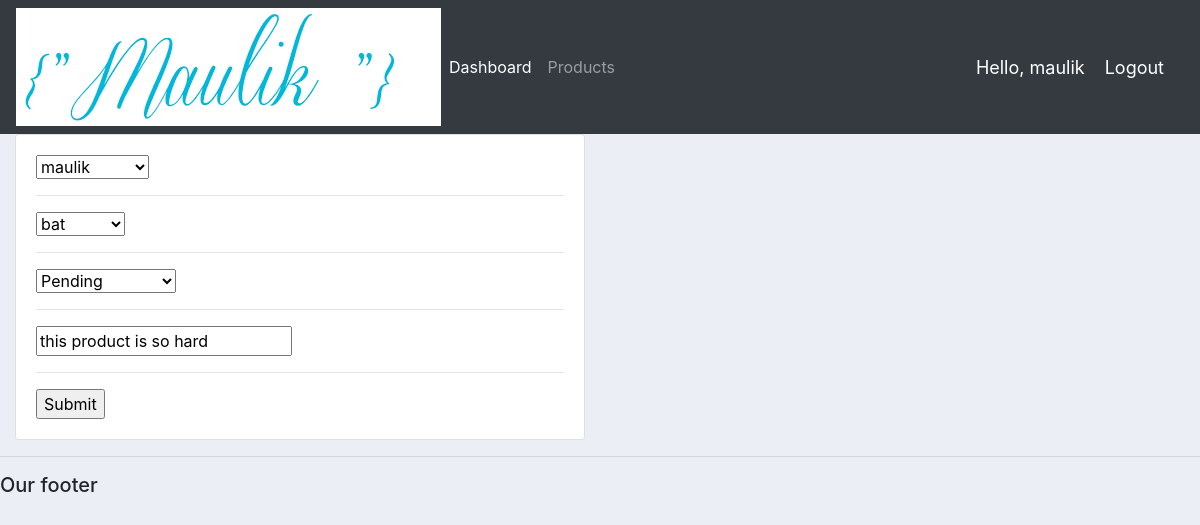
The page /update_order/1/ (signed in) on the database its author committed.
### accounts/models.py (models this page shows)
class Order(models.Model):
	STATUS = (
			('Pending', 'Pending'),
			('Out for delivery', 'Out for delivery'),
			('Delivered', 'Delivered'),
			)
	customer = models.ForeignKey(Customer, null=True, on_delete= models.SET_NULL)
	product = models.ForeignKey(Product, null=True, on_delete= models.SET_NULL)
	date_created = models.DateTimeField(auto_now_add=True, null=True)
	status = models.CharField(max_length=200, null=True, choices=STATUS)
	note = models.CharField(max_length=1000, null=True)
	def __str__(self):
		return self.product.name

### accounts/decorators.py (the view)
		def wrapper_func(request, *args, **kwargs):
			group = None
			if request.user.groups.exists():
				group = request.user.groups.all()[0].name
			if group in allowed_roles:
				return view_func(request, *args, **kwargs)
			else:
				return HttpResponse('You are not authorized to view this page')

### accounts/forms.py
class OrderForm(ModelForm):
	class Meta:
		model = Order
		fields = '__all__'

### accounts/models.py (called while the page is built)
	def __str__(self):
		return self.name

	def __str__(self):
		return self.name

### accounts/views.py (called while the page is built)
@login_required(login_url='login')
@allowed_users(allowed_roles=['admin'])
def updateOrder(request, pk):
	order = Order.objects.get(id=pk)
	form = OrderForm(instance=order)
	print('ORDER:', order)
	if request.method == 'POST':
		form = OrderForm(request.POST, instance=order)
		if form.is_valid():
			form.save()
			return redirect('/')
	context = {'form':form}
	return render(request, 'accounts/order_form.html', context)

### accounts/templates/accounts/order_form.html (shortened to what this page needs)
{%  extends 'accounts/main.html' %}
{% load static %}
{% block content %}
<div class="row">
	<div class="col-md-6">
		<div class="card card-body">
			<form action="" method="POST">
				{% for field in form %}
					{{field}}
					<hr>
				{% endfor %}
				<input type="submit" name="Submit">
			</form>
		</div>
	</div>
</div>
{% endblock %}

### accounts/templates/accounts/navbar.html (shortened to what this page needs)
{% load static %}
<nav class="navbar navbar-expand-lg navbar-dark bg-dark">
 <img src="{% static 'images/maulik.png' %}">
  <div class="collapse navbar-collapse" id="navbarNav">
    <ul class="navbar-nav">
      {% if request.user.is_staff %}
      <li class="nav-item active">
        <a class="nav-link" href="{% url 'home' %}">Dashboard</a>
      </li>
      <li class="nav-item">
        <a class="nav-link" href="{% url 'products' %}">Products</a>
      </li>
      {% else %}
       <li class="nav-item">
        <a class="nav-link" href="{% url 'account' %}">Settings</a>
      </li>
      {% endif %}
    </ul>
  </div>
  <span class="hello-msg">Hello, {{request.user}}</span>
  <span ><a  class="hello-msg" href="{% url 'logout' %}">Logout</a></span>
</nav>

### static/css/main.css (style rules this page uses)
body { background-color: #ebeff5; }

### accounts/templates/accounts/navbar.html (style rules this page uses)
.hello-msg { font-size: 18px; color: #fff; margin-right: 20px; }

### rows shown on the page
Order: form "maulik" "bat" "Pending" "this product is so hard"

### other values the page prints
{{ request.user }} "maulik"
